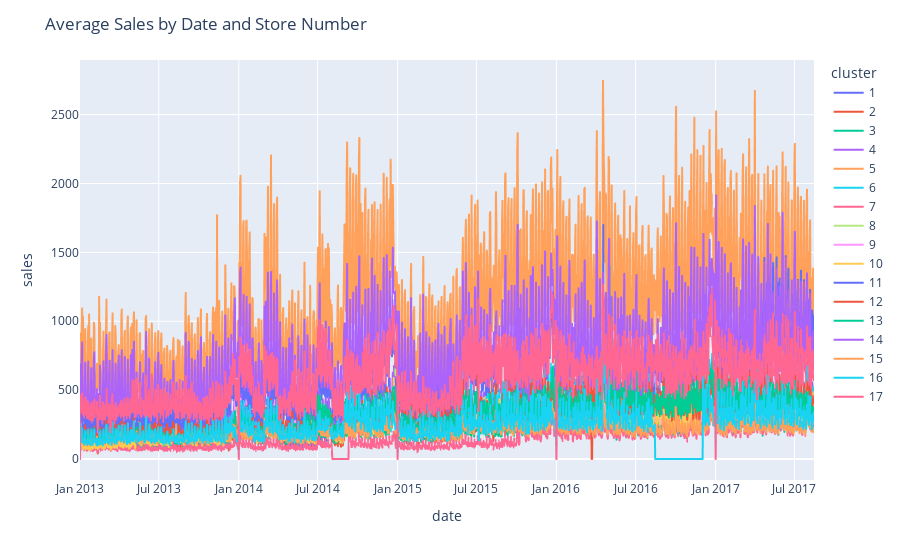
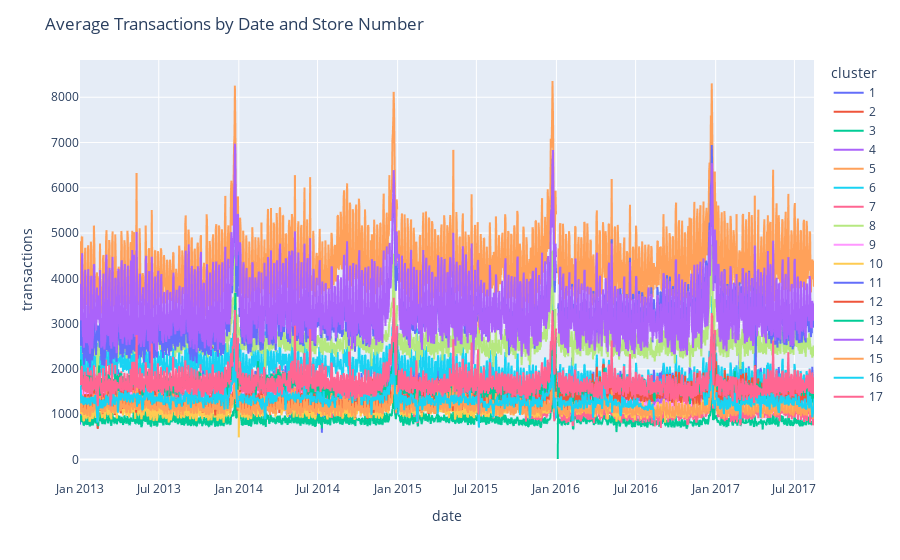

The cell these charts' notebook holds for them, in order:
### Code cell
agg = train1.groupby(['date','cluster']).agg({'sales':'mean'}).reset_index()
fig = px.line(agg, x ='date', y='sales',color='cluster')
fig.update_layout(title = 'Average Sales by Date and Store Number')


agg = train1.groupby(['date','cluster']).agg({'transactions':'mean'}).reset_index()
fig = px.line(agg, x ='date', y='transactions',color='cluster')
fig.update_layout(title = 'Average Transactions by Date and Store Number')

### Figure 1 — Plotly figure (JSON) as saved in the notebook; plotly's stock layout.template omitted (floating-point values rounded to 4 significant figures; data arrays with more than 128 entries replaced by an {"elided": "..."} marker saying what was removed)
{"data": [{"hovertemplate": "cluster=1<br>date=%{x}<br>sales=%{y}<extra></extra>", "legendgroup": "1", "line": {"color": "#636efa", "dash": "solid"}, "marker": {"symbol": "circle"}, "mode": "lines", "name": "1", "showlegend": true, "type": "scattergl", "x": {"elided": "1684 str values"}, "xaxis": "x", "y": {"elided": "1684 float values"}, "yaxis": "y"}, {"hovertemplate": "cluster=2<br>date=%{x}<br>sales=%{y}<extra></extra>", "legendgroup": "2", "line": {"color": "#EF553B", "dash": "solid"}, "marker": {"symbol": "circle"}, "mode": "lines", "name": "2", "showlegend": true, "type": "scattergl", "x": {"elided": "1684 str values"}, "xaxis": "x", "y": {"elided": "1684 float values"}, "yaxis": "y"}, {"hovertemplate": "cluster=3<br>date=%{x}<br>sales=%{y}<extra></extra>", "legendgroup": "3", "line": {"color": "#00cc96", "dash": "solid"}, "marker": {"symbol": "circle"}, "mode": "lines", "name": "3", "showlegend": true, "type": "scattergl", "x": {"elided": "1684 str values"}, "xaxis": "x", "y": {"elided": "1684 float values"}, "yaxis": "y"}, {"hovertemplate": "cluster=4<br>date=%{x}<br>sales=%{y}<extra></extra>", "legendgroup": "4", "line": {"color": "#ab63fa", "dash": "solid"}, "marker": {"symbol": "circle"}, "mode": "lines", "name": "4", "showlegend": true, "type": "scattergl", "x": {"elided": "1684 str values"}, "xaxis": "x", "y": {"elided": "1684 float values"}, "yaxis": "y"}, {"hovertemplate": "cluster=5<br>date=%{x}<br>sales=%{y}<extra></extra>", "legendgroup": "5", "line": {"color": "#FFA15A", "dash": "solid"}, "marker": {"symbol": "circle"}, "mode": "lines", "name": "5", "showlegend": true, "type": "scattergl", "x": {"elided": "1684 str values"}, "xaxis": "x", "y": {"elided": "1684 float values"}, "yaxis": "y"}, {"hovertemplate": "cluster=6<br>date=%{x}<br>sales=%{y}<extra></extra>", "legendgroup": "6", "line": {"color": "#19d3f3", "dash": "solid"}, "marker": {"symbol": "circle"}, "mode": "lines", "name": "6", "showlegend": true, "type": "scattergl", "x": {"elided": "1684 str values"}, "xaxis": "x", "y": {"elided": "1684 float values"}, "yaxis": "y"}, {"hovertemplate": "cluster=7<br>date=%{x}<br>sales=%{y}<extra></extra>", "legendgroup": "7", "line": {"color": "#FF6692", "dash": "solid"}, "marker": {"symbol": "circle"}, "mode": "lines", "name": "7", "showlegend": true, "type": "scattergl", "x": {"elided": "1684 str values"}, "xaxis": "x", "y": {"elided": "1684 float values"}, "yaxis": "y"}, {"hovertemplate": "cluster=8<br>date=%{x}<br>sales=%{y}<extra></extra>", "legendgroup": "8", "line": {"color": "#B6E880", "dash": "solid"}, "marker": {"symbol": "circle"}, "mode": "lines", "name": "8", "showlegend": true, "type": "scattergl", "x": {"elided": "1684 str values"}, "xaxis": "x", "y": {"elided": "1684 float values"}, "yaxis": "y"}, {"hovertemplate": "cluster=9<br>date=%{x}<br>sales=%{y}<extra></extra>", "legendgroup": "9", "line": {"color": "#FF97FF", "dash": "solid"}, "marker": {"symbol": "circle"}, "mode": "lines", "name": "9", "showlegend": true, "type": "scattergl", "x": {"elided": "1684 str values"}, "xaxis": "x", "y": {"elided": "1684 float values"}, "yaxis": "y"}, {"hovertemplate": "cluster=10<br>date=%{x}<br>sales=%{y}<extra></extra>", "legendgroup": "10", "line": {"color": "#FECB52", "dash": "solid"}, "marker": {"symbol": "circle"}, "mode": "lines", "name": "10", "showlegend": true, "type": "scattergl", "x": {"elided": "1684 str values"}, "xaxis": "x", "y": {"elided": "1684 float values"}, "yaxis": "y"}, {"hovertemplate": "cluster=11<br>date=%{x}<br>sales=%{y}<extra></extra>", "legendgroup": "11", "line": {"color": "#636efa", "dash": "solid"}, "marker": {"symbol": "circle"}, "mode": "lines", "name": "11", "showlegend": true, "type": "scattergl", "x": {"elided": "1684 str values"}, "xaxis": "x", "y": {"elided": "1684 float values"}, "yaxis": "y"}, {"hovertemplate": "cluster=12<br>date=%{x}<br>sales=%{y}<extra></extra>", "legendgroup": "12", "line": {"color": "#EF553B", "dash": "solid"}, "marker": {"symbol": "circle"}, "mode": "lines", "name": "12", "showlegend": true, "type": "scattergl", "x": {"elided": "1684 str values"}, "xaxis": "x", "y": {"elided": "1684 float values"}, "yaxis": "y"}, {"hovertemplate": "cluster=13<br>date=%{x}<br>sales=%{y}<extra></extra>", "legendgroup": "13", "line": {"color": "#00cc96", "dash": "solid"}, "marker": {"symbol": "circle"}, "mode": "lines", "name": "13", "showlegend": true, "type": "scattergl", "x": {"elided": "1684 str values"}, "xaxis": "x", "y": {"elided": "1684 float values"}, "yaxis": "y"}, {"hovertemplate": "cluster=14<br>date=%{x}<br>sales=%{y}<extra></extra>", "legendgroup": "14", "line": {"color": "#ab63fa", "dash": "solid"}, "marker": {"symbol": "circle"}, "mode": "lines", "name": "14", "showlegend": true, "type": "scattergl", "x": {"elided": "1684 str values"}, "xaxis": "x", "y": {"elided": "1684 float values"}, "yaxis": "y"}, {"hovertemplate": "cluster=15<br>date=%{x}<br>sales=%{y}<extra></extra>", "legendgroup": "15", "line": {"color": "#FFA15A", "dash": "solid"}, "marker": {"symbol": "circle"}, "mode": "lines", "name": "15", "showlegend": true, "type": "scattergl", "x": {"elided": "1684 str values"}, "xaxis": "x", "y": {"elided": "1684 float values"}, "yaxis": "y"}, {"hovertemplate": "cluster=16<br>date=%{x}<br>sales=%{y}<extra></extra>", "legendgroup": "16", "line": {"color": "#19d3f3", "dash": "solid"}, "marker": {"symbol": "circle"}, "mode": "lines", "name": "16", "showlegend": true, "type": "scattergl", "x": {"elided": "1684 str values"}, "xaxis": "x", "y": {"elided": "1684 float values"}, "yaxis": "y"}, {"hovertemplate": "cluster=17<br>date=%{x}<br>sales=%{y}<extra></extra>", "legendgroup": "17", "line": {"color": "#FF6692", "dash": "solid"}, "marker": {"symbol": "circle"}, "mode": "lines", "name": "17", "showlegend": true, "type": "scattergl", "x": {"elided": "1684 str values"}, "xaxis": "x", "y": {"elided": "1684 float values"}, "yaxis": "y"}], "layout": {"legend": {"title": {"text": "cluster"}, "tracegroupgap": 0}, "margin": {"t": 60}, "title": {"text": "Average Sales by Date and Store Number"}, "xaxis": {"anchor": "y", "domain": [0, 1], "title": {"text": "date"}}, "yaxis": {"anchor": "x", "domain": [0, 1], "title": {"text": "sales"}}}}

### Figure 2 — Plotly figure (JSON) as saved in the notebook; plotly's stock layout.template omitted (floating-point values rounded to 4 significant figures; data arrays with more than 128 entries replaced by an {"elided": "..."} marker saying what was removed)
{"data": [{"hovertemplate": "cluster=1<br>date=%{x}<br>transactions=%{y}<extra></extra>", "legendgroup": "1", "line": {"color": "#636efa", "dash": "solid"}, "marker": {"symbol": "circle"}, "mode": "lines", "name": "1", "showlegend": true, "type": "scattergl", "x": {"elided": "1684 str values"}, "xaxis": "x", "y": {"elided": "1684 float values"}, "yaxis": "y"}, {"hovertemplate": "cluster=2<br>date=%{x}<br>transactions=%{y}<extra></extra>", "legendgroup": "2", "line": {"color": "#EF553B", "dash": "solid"}, "marker": {"symbol": "circle"}, "mode": "lines", "name": "2", "showlegend": true, "type": "scattergl", "x": {"elided": "1684 str values"}, "xaxis": "x", "y": {"elided": "1684 float values"}, "yaxis": "y"}, {"hovertemplate": "cluster=3<br>date=%{x}<br>transactions=%{y}<extra></extra>", "legendgroup": "3", "line": {"color": "#00cc96", "dash": "solid"}, "marker": {"symbol": "circle"}, "mode": "lines", "name": "3", "showlegend": true, "type": "scattergl", "x": {"elided": "1684 str values"}, "xaxis": "x", "y": {"elided": "1684 float values"}, "yaxis": "y"}, {"hovertemplate": "cluster=4<br>date=%{x}<br>transactions=%{y}<extra></extra>", "legendgroup": "4", "line": {"color": "#ab63fa", "dash": "solid"}, "marker": {"symbol": "circle"}, "mode": "lines", "name": "4", "showlegend": true, "type": "scattergl", "x": {"elided": "1684 str values"}, "xaxis": "x", "y": {"elided": "1684 float values"}, "yaxis": "y"}, {"hovertemplate": "cluster=5<br>date=%{x}<br>transactions=%{y}<extra></extra>", "legendgroup": "5", "line": {"color": "#FFA15A", "dash": "solid"}, "marker": {"symbol": "circle"}, "mode": "lines", "name": "5", "showlegend": true, "type": "scattergl", "x": {"elided": "1684 str values"}, "xaxis": "x", "y": {"elided": "1684 int values"}, "yaxis": "y"}, {"hovertemplate": "cluster=6<br>date=%{x}<br>transactions=%{y}<extra></extra>", "legendgroup": "6", "line": {"color": "#19d3f3", "dash": "solid"}, "marker": {"symbol": "circle"}, "mode": "lines", "name": "6", "showlegend": true, "type": "scattergl", "x": {"elided": "1684 str values"}, "xaxis": "x", "y": {"elided": "1684 float values"}, "yaxis": "y"}, {"hovertemplate": "cluster=7<br>date=%{x}<br>transactions=%{y}<extra></extra>", "legendgroup": "7", "line": {"color": "#FF6692", "dash": "solid"}, "marker": {"symbol": "circle"}, "mode": "lines", "name": "7", "showlegend": true, "type": "scattergl", "x": {"elided": "1684 str values"}, "xaxis": "x", "y": {"elided": "1684 float values"}, "yaxis": "y"}, {"hovertemplate": "cluster=8<br>date=%{x}<br>transactions=%{y}<extra></extra>", "legendgroup": "8", "line": {"color": "#B6E880", "dash": "solid"}, "marker": {"symbol": "circle"}, "mode": "lines", "name": "8", "showlegend": true, "type": "scattergl", "x": {"elided": "1684 str values"}, "xaxis": "x", "y": {"elided": "1684 float values"}, "yaxis": "y"}, {"hovertemplate": "cluster=9<br>date=%{x}<br>transactions=%{y}<extra></extra>", "legendgroup": "9", "line": {"color": "#FF97FF", "dash": "solid"}, "marker": {"symbol": "circle"}, "mode": "lines", "name": "9", "showlegend": true, "type": "scattergl", "x": {"elided": "1684 str values"}, "xaxis": "x", "y": {"elided": "1684 float values"}, "yaxis": "y"}, {"hovertemplate": "cluster=10<br>date=%{x}<br>transactions=%{y}<extra></extra>", "legendgroup": "10", "line": {"color": "#FECB52", "dash": "solid"}, "marker": {"symbol": "circle"}, "mode": "lines", "name": "10", "showlegend": true, "type": "scattergl", "x": {"elided": "1684 str values"}, "xaxis": "x", "y": {"elided": "1684 float values"}, "yaxis": "y"}, {"hovertemplate": "cluster=11<br>date=%{x}<br>transactions=%{y}<extra></extra>", "legendgroup": "11", "line": {"color": "#636efa", "dash": "solid"}, "marker": {"symbol": "circle"}, "mode": "lines", "name": "11", "showlegend": true, "type": "scattergl", "x": {"elided": "1684 str values"}, "xaxis": "x", "y": {"elided": "1684 float values"}, "yaxis": "y"}, {"hovertemplate": "cluster=12<br>date=%{x}<br>transactions=%{y}<extra></extra>", "legendgroup": "12", "line": {"color": "#EF553B", "dash": "solid"}, "marker": {"symbol": "circle"}, "mode": "lines", "name": "12", "showlegend": true, "type": "scattergl", "x": {"elided": "1684 str values"}, "xaxis": "x", "y": {"elided": "1684 int values"}, "yaxis": "y"}, {"hovertemplate": "cluster=13<br>date=%{x}<br>transactions=%{y}<extra></extra>", "legendgroup": "13", "line": {"color": "#00cc96", "dash": "solid"}, "marker": {"symbol": "circle"}, "mode": "lines", "name": "13", "showlegend": true, "type": "scattergl", "x": {"elided": "1684 str values"}, "xaxis": "x", "y": {"elided": "1684 float values"}, "yaxis": "y"}, {"hovertemplate": "cluster=14<br>date=%{x}<br>transactions=%{y}<extra></extra>", "legendgroup": "14", "line": {"color": "#ab63fa", "dash": "solid"}, "marker": {"symbol": "circle"}, "mode": "lines", "name": "14", "showlegend": true, "type": "scattergl", "x": {"elided": "1684 str values"}, "xaxis": "x", "y": {"elided": "1684 float values"}, "yaxis": "y"}, {"hovertemplate": "cluster=15<br>date=%{x}<br>transactions=%{y}<extra></extra>", "legendgroup": "15", "line": {"color": "#FFA15A", "dash": "solid"}, "marker": {"symbol": "circle"}, "mode": "lines", "name": "15", "showlegend": true, "type": "scattergl", "x": {"elided": "1684 str values"}, "xaxis": "x", "y": {"elided": "1684 float values"}, "yaxis": "y"}, {"hovertemplate": "cluster=16<br>date=%{x}<br>transactions=%{y}<extra></extra>", "legendgroup": "16", "line": {"color": "#19d3f3", "dash": "solid"}, "marker": {"symbol": "circle"}, "mode": "lines", "name": "16", "showlegend": true, "type": "scattergl", "x": {"elided": "1684 str values"}, "xaxis": "x", "y": {"elided": "1684 int values"}, "yaxis": "y"}, {"hovertemplate": "cluster=17<br>date=%{x}<br>transactions=%{y}<extra></extra>", "legendgroup": "17", "line": {"color": "#FF6692", "dash": "solid"}, "marker": {"symbol": "circle"}, "mode": "lines", "name": "17", "showlegend": true, "type": "scattergl", "x": {"elided": "1684 str values"}, "xaxis": "x", "y": {"elided": "1684 int values"}, "yaxis": "y"}], "layout": {"legend": {"title": {"text": "cluster"}, "tracegroupgap": 0}, "margin": {"t": 60}, "title": {"text": "Average Transactions by Date and Store Number"}, "xaxis": {"anchor": "y", "domain": [0, 1], "title": {"text": "date"}}, "yaxis": {"anchor": "x", "domain": [0, 1], "title": {"text": "transactions"}}}}
